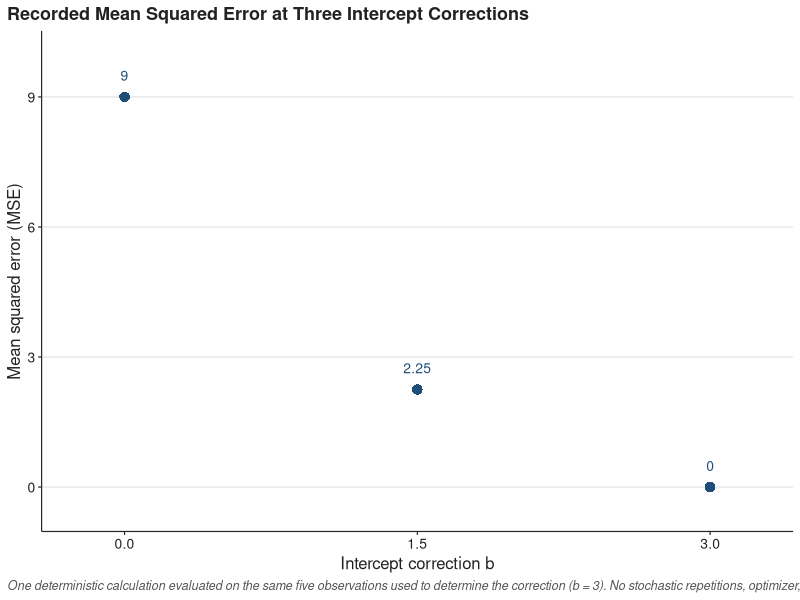

Write the R code that produced this figure.
library(ggplot2)

df <- data.frame(
  b   = c(0, 1.5, 3),
  mse = c(9, 2.25, 0),
  lab = c("9", "2.25", "0")
)

p <- ggplot(df, aes(x = b, y = mse)) +
  geom_point(shape = 16, size = 3.2, colour = "#1F4E79") +
  geom_text(aes(label = lab), nudge_y = 0.5, size = 10 / .pt,
            colour = "#1F4E79", family = "sans") +
  scale_x_continuous(name = "Intercept correction b",
                     breaks = c(0, 1.5, 3), limits = c(-0.25, 3.25)) +
  scale_y_continuous(name = "Mean squared error (MSE)",
                     breaks = c(0, 3, 6, 9), limits = c(-0.5, 10)) +
  labs(title = "Recorded Mean Squared Error at Three Intercept Corrections",
       caption = paste("One deterministic calculation evaluated on the same five",
                       "observations used to determine the correction (b = 3).",
                       "No stochastic repetitions, optimizer, external dataset, held-out",
                       "evaluation, uncertainty intervals, or interpolated/extrapolated",
                       "values are shown.")) +
  theme_classic(base_size = 10, base_family = "sans") +
  theme(
    plot.title         = element_text(size = 13, face = "bold", colour = "#222222", hjust = 0),
    plot.caption       = element_text(size = 9, face = "italic", colour = "#555555",
                                      hjust = 0, lineheight = 1.1),
    axis.title         = element_text(size = 12, colour = "#222222"),
    axis.text          = element_text(size = 10, colour = "#222222"),
    axis.line          = element_line(linewidth = 0.4, colour = "#222222"),
    axis.ticks         = element_line(linewidth = 0.4, colour = "#222222"),
    axis.ticks.length  = unit(2.5, "pt"),
    panel.grid.major.y = element_line(linewidth = 0.3, colour = "#D9D9D9"),
    panel.grid.major.x = element_blank(),
    panel.grid.minor   = element_blank(),
    legend.position    = "none",
    plot.background    = element_rect(fill = "#FFFFFF", colour = NA),
    plot.title.position = "plot",
    plot.caption.position = "plot"
  )
